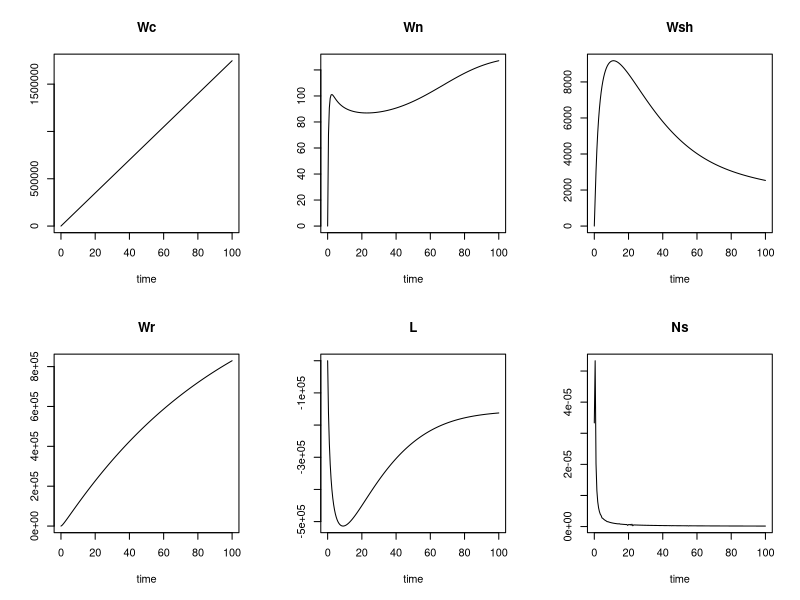

Reproduce this figure in R.

library(deSolve)

# fertilzer model
# Thornley and Johnson, 1990 page 467

parameters <- c(Mc = 30, Mn = 62, J = 5*10^6, h = 43,000, Pc = 1.5, sigN = 3000,
    Kc = 0.05, Kn = 0.005, dr = 0.2, rhos = 1500, mu = 150, fc = 0.45, fn = 0.03, 
	f1 = 0.7, Num = 25, Ep = 2.5, Y = 0.75, alphan = 0.5, gammash = 0.04, 
	gammar = 0.01, Bn = 3*10^6)
state <- c(Wc = 0.015, Wn = 0.004, Wsh = 0.2, Wr = 0.2, L = 0.8, Ns = 33.33*10^-6)

times <- seq(0, 100, by = 0.5)
growth3 <- function(t, state, parameters){
	with(as.list(c(state, parameters)),{
		Wg <- Wsh + Wr
		Ws <- (Mc/12)*Wc + (Mn/14)*Wn
		C  <- Wc/Wg
		N  <- Wn/Wg
		fsh <- Wsh/Wg
		fr  <- Wr/Wg
		Wsht <- Wsh + fsh*Ws
		Wrt  <- Wr + fr*Ws
		Io <- J/h
		P  <- 43200*(12/44)*Pc
		Un   <- (sigN*Wr*Ns)/(1 + (Kc/C)*(1 + N/Kn))
		lamsh <- (fr*N/(N + fn)) /( (fsh*C)/(C + fc) + (fr*N)/(N + fn) )
		lamr <- (fsh*C/(C + fc)) /( (fsh*C)/(C + fc) + (fr*N)/(N + fn) )
		Gsh <- mu*C*N*lamsh*Wsh
		Gr <- mu*C*N*lamr*Wr
		Nu <- Num*(1 - Ep*C)

		# differential equations
		dWc <- P - fc/(Y*(Gsh + Gr))- alphan*Un
		dWn <- Un - fn*(Gsh + Gr)
		dWsh <- Gsh - gammash*Wsh
		dWr  <- Gr - gammar*Wr
		dL   <- Nu*f1*Gsh - gammash*L
		dNs  <- Bn - (Un/dr*rhos)

		#return rate of change
		list(c(dWc, dWn, dWsh, dWr, dL, dNs))
	})
}
out <- ode(y = state, times = times, func = growth3, parms = parameters)

head(out)
plot(out)
